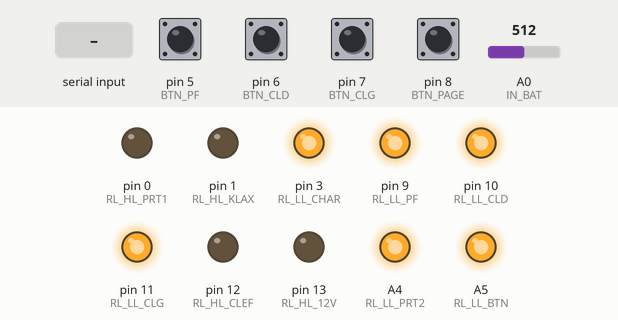
The sketch below on a simulated Arduino Uno, built with avr-gcc and run on an emulated ATmega328P. Shown: output pins drawn as LEDs (lit = HIGH). The test bench sets the inputs (shaded band); at power-on: pin 5 (BTN_PF), pin 6 (BTN_CLD), pin 7 (BTN_CLG), pin 8 (BTN_PAGE) HIGH, A0 (IN_BAT) = 512.

Above: at 4.4 s.
4.5 s: pin 5 (BTN_PF) pulled LOW for 0.15 s
At 4.58 s:
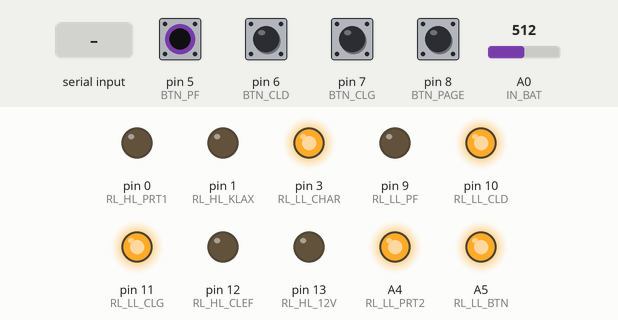
6.1 s: pin 6 (BTN_CLD) pulled LOW for 0.15 s
At 6.18 s:
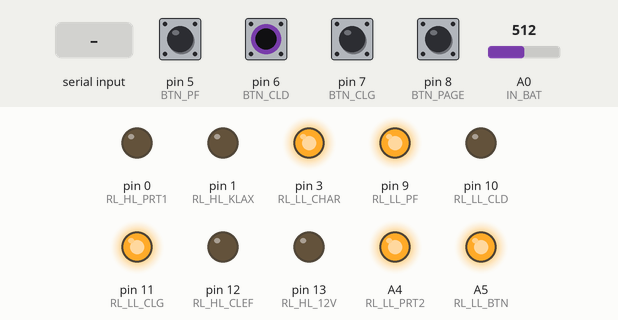
7.7 s: pin 7 (BTN_CLG) pulled LOW for 0.15 s
At 7.78 s:
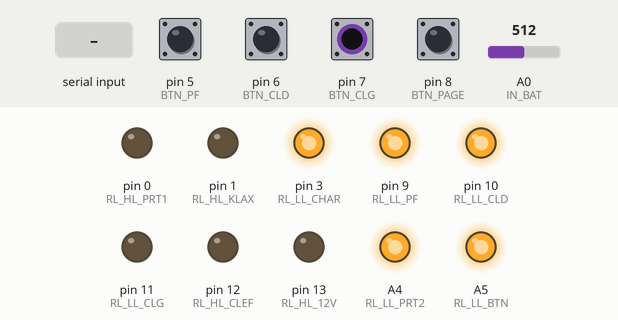
9.3 s: "b" received over the second serial link
At 10.5 s:
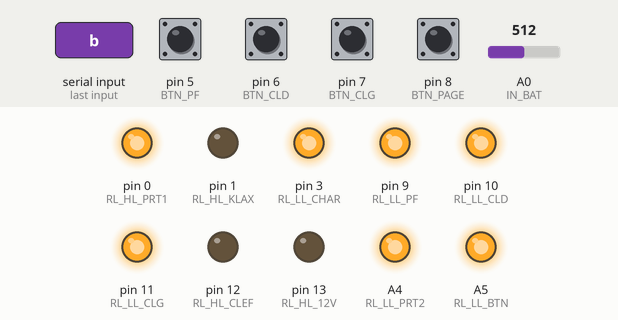
10.8 s: "d" received over the second serial link
At 11.8 s:
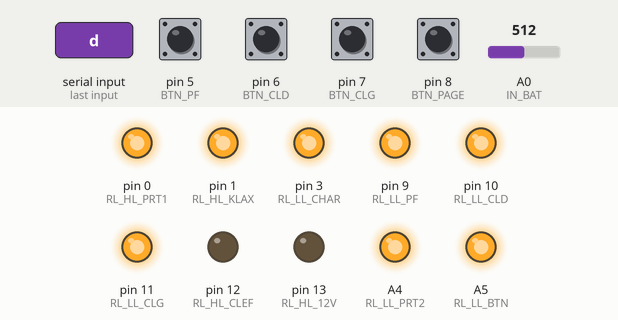
12.3 s: pin 5 (BTN_PF) pulled LOW for 1 s
At 13.1 s:
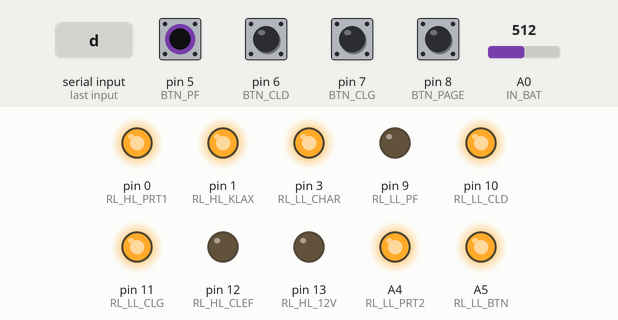
Timing chart, 0 to 15.3 s (numbered marks = the images above; inputs shaded):
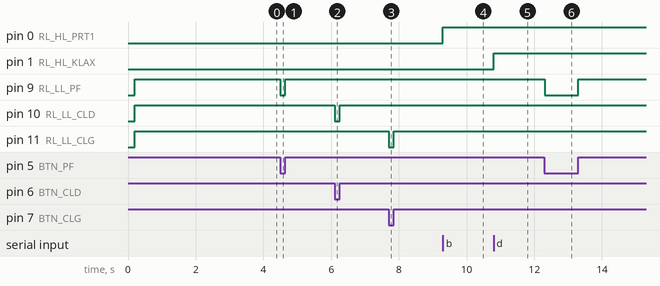

The sketch:

sketch_jan31a.ino
```cpp
#include <SoftwareSerial.h> // use the software uart
SoftwareSerial bluetooth(2, 4); // RX, TX

unsigned long previousMillis = 0;        // will store last time
const long interval = 15000;           // Rafraichissement toutes les 15 secondes
static uint32_t tmp; // increment this

const int IN_BAT = A0;

const int RL_LL_CHAR = 3;
const int RL_HL_KLAX = 1;
const int RL_LL_PF = 9;
const int RL_LL_CLD = 10;
const int RL_LL_CLG = 11;
const int RL_HL_CLEF = 12;
const int RL_HL_12V = 13;
const int RL_HL_PRT1 = 0;
const int RL_LL_PRT2 = A4;
const int RL_LL_BTN = A5;

const int BTN_PAGE = 8;
const int BTN_CLG = 7;
const int BTN_CLD = 6;
const int BTN_PF = 5;

int last_page = 1;
int last_clg = 1;
int last_cld = 1;
int last_pf = 1;

float nVoltageLu = 0;
char cVoltageLu[10];
String sVoltageLu;

void EnvoieVoltage() {

  //  dtostrf(fVoltageLu, 4, 6, cVoltageLu); //4 is mininum width, 6 is precision
    sVoltageLu = String(nVoltageLu);
    bluetooth.print(sVoltageLu + ";");
    nVoltageLu = 0;
}

void setup() {
  //Serial.begin(115200);

  // Les relais
  pinMode(RL_HL_12V, OUTPUT);
  pinMode(RL_HL_CLEF, OUTPUT);
  pinMode(RL_LL_CLG, OUTPUT);
  pinMode(RL_LL_CLD, OUTPUT);
  pinMode(RL_LL_PF, OUTPUT);

  pinMode(RL_LL_CHAR, OUTPUT);
  pinMode(RL_HL_KLAX, OUTPUT);

  pinMode(RL_HL_PRT1, OUTPUT);
  pinMode(RL_LL_PRT2, OUTPUT);

  pinMode(RL_LL_BTN, OUTPUT);

  // Les boutons
  pinMode(BTN_PAGE, INPUT_PULLUP);
  pinMode(BTN_CLG, INPUT_PULLUP);
  pinMode(BTN_CLD, INPUT_PULLUP);
  pinMode(BTN_PF, INPUT_PULLUP);

  pinMode(IN_BAT, INPUT);

  pinMode(13, OUTPUT); // for LED status

  bluetooth.begin(9600); // start the bluetooth uart at 9600 which is its default
  delay(200); // wait for voltage stabilize
 // bluetooth.print("AT+NAMEMOTO"); // place your name in here to configure the bluetooth name.
  // will require reboot for settings to take affect.
  //RAZ des relais
  digitalWrite(RL_LL_CHAR, HIGH);
  digitalWrite(RL_HL_KLAX, LOW);
  digitalWrite(RL_LL_PF, HIGH);
  digitalWrite(RL_LL_CLD, HIGH);
  digitalWrite(RL_LL_CLG, HIGH);
  digitalWrite(RL_HL_CLEF, LOW);
  digitalWrite(RL_HL_12V, LOW);
  digitalWrite(RL_HL_PRT1, LOW);
  digitalWrite(RL_LL_PRT2, HIGH);
  digitalWrite(RL_LL_BTN, HIGH);

  delay(3000); // wait for settings to take affect.

}

void loop() {
  delay(10);

  //Serial.println("Itération");

  if (last_page != digitalRead(BTN_PAGE)) {
    Serial.println("BTN_PAGE");
    // Changement d'etat detecté
    if (digitalRead(BTN_PAGE) == 1) {
      bluetooth.print("BTN_PAGE_0;");
    }
    else {
      bluetooth.print("BTN_PAGE_1;");
    }
    last_page = digitalRead(BTN_PAGE);
  }


  if (last_clg != digitalRead(BTN_CLG)) {
    digitalWrite(RL_LL_CLG, digitalRead(BTN_CLG));
    Serial.println("BTN_CLG");
    // Changement d'etat detecté
    if (digitalRead(BTN_CLG) == 1) {
      bluetooth.print("BTN_CLG_0;");
    }
    else {
      bluetooth.print("BTN_CLG_1;");
    }
    last_clg = digitalRead(BTN_CLG);
  }


  if (last_cld != digitalRead(BTN_CLD)) {
    digitalWrite(RL_LL_CLD, digitalRead(BTN_CLD));
    Serial.println("BTN_CLD");
    // Changement d'etat detecté

    if (digitalRead(BTN_CLD) == 1) {
      bluetooth.print("BTN_CLD_0;");
    }
    else {
      bluetooth.print("BTN_CLD_1;");
    }

    last_cld = digitalRead(BTN_CLD);
  }


  if (last_pf != digitalRead(BTN_PF)) {
    digitalWrite(RL_LL_PF, digitalRead(BTN_PF));
    Serial.println("BTN_PF");
    // Changement d'etat detecté

    if (digitalRead(BTN_PF) == 1) {
      bluetooth.print("BTN_PF_0;");
    }
    else {
      bluetooth.print("BTN_PF_1;");
    }

    last_pf = digitalRead(BTN_PF);
  }

// Toujours garder le max sur la période de temps "interval"
if (analogRead(IN_BAT)>nVoltageLu) {
  nVoltageLu = analogRead(IN_BAT);
}

  unsigned long currentMillis = millis();
  if (currentMillis - previousMillis >= interval) {
    previousMillis = currentMillis;
    EnvoieVoltage();
  }

  // RECEPTION BT
  if (bluetooth.available()) { // check if anything in UART buffer
    byte b = bluetooth.read();

    switch (b) {
      case 'a':
        digitalWrite(RL_HL_PRT1, LOW);
        break;
      case 'b':
        digitalWrite(RL_HL_PRT1, HIGH);
        break;

      case 'c':
        digitalWrite(RL_HL_KLAX, LOW);
        break;
      case 'd':
        digitalWrite(RL_HL_KLAX, HIGH);
        break;

      case 'e':
        digitalWrite(RL_LL_CHAR, HIGH);
        //reinitialisation du max précédent
         nVoltageLu = 0;
         // Forçage de renvoi du voltage
         previousMillis = 0;
        break;
      case 'f':
        digitalWrite(RL_LL_CHAR, LOW);
        //reinitialisation du max précédent
         nVoltageLu = 0;
         // Forçage de renvoi du voltage
         previousMillis = 0;
        break;

      case 'g':
        digitalWrite(RL_LL_PF, HIGH);
        break;
      case 'h':
        digitalWrite(RL_LL_PF, LOW);
        break;

      case 'i':
        digitalWrite(RL_LL_CLD, HIGH);
        break;
      case 'j':
        digitalWrite(RL_LL_CLD, LOW);
        break;

      case 'k':
        digitalWrite(RL_LL_CLG, HIGH);
        break;
      case 'l':
        digitalWrite(RL_LL_CLG, LOW);
        break;

      case 'm':
        digitalWrite(RL_HL_CLEF, LOW);
        break;
      case 'n':
        digitalWrite(RL_HL_CLEF, HIGH);
        break;

      case 'o':
        digitalWrite(RL_HL_12V, LOW);
        //reinitialisation du max précédent
         nVoltageLu = 0;
         // Forçage de renvoi du voltage
         previousMillis = 0;
        break;
      case 'p':
        digitalWrite(RL_HL_12V, HIGH);
        //reinitialisation du max précédent
         nVoltageLu = 0;
         // Forçage de renvoi du voltage
         previousMillis = 0;
        break;

      case 'q':
        digitalWrite(RL_LL_BTN, HIGH);
        break;
      case 'r':
        digitalWrite(RL_LL_BTN, LOW);
        break;

      case 's':
        digitalWrite(RL_LL_PRT2, HIGH);
        break;
      case 't':
        digitalWrite(RL_LL_PRT2, LOW);
        break;
    }
  }

}
```

Measured:
- after the input at 4.5 s, pin 9 (RL_LL_PF): HIGH → LOW at once, → HIGH 0.15 s later
- after the input at 6.1 s, pin 10 (RL_LL_CLD): HIGH → LOW at once, → HIGH 0.15 s later
- after the input at 7.7 s, pin 11 (RL_LL_CLG): HIGH → LOW at once, → HIGH 0.14 s later
- after the input at 9.3 s, pin 0 (RL_HL_PRT1): LOW → HIGH at once
- after the input at 10.8 s, pin 1 (RL_HL_KLAX): LOW → HIGH at once
- after the input at 12.3 s, pin 9 (RL_LL_PF): HIGH → LOW at once, → HIGH 0.99 s later
